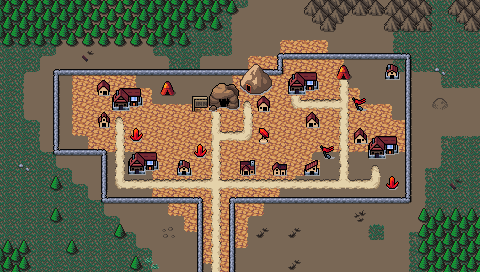

Below is a game level as drawn by its tile map, then a one-line description and the .tmx that defines it (tile-layer data replaced by summaries):
An orthogonal 30x17 tile map with 16x16 px tiles, 4 tile layers (Background, Ground, Foreground, AboveSprites), 3 tilesets and 9 objects.

<map version="1.10" tiledversion="1.11.2" orientation="orthogonal" renderorder="right-down" width="30" height="17" tilewidth="16" tileheight="16" infinite="0" nextlayerid="6" nextobjectid="62">
 <editorsettings>
  <export target="wastetown..tmx" format="tmx" />
 </editorsettings>
 <tileset firstgid="1" source="../../../../common/maps/tileset/main.tsx" />
 <tileset firstgid="10113" source="../../../../common/maps/tileset/buildings.tsx" />
 <tileset firstgid="11905" source="../../../../common/maps/tileset/buildings-nocollide.tsx" />
 <layer id="1" name="Background" width="30" height="17">
  <data>[510 cells, 510 non-empty, 18 distinct tile ids]</data>
 </layer>
 <layer id="2" name="Ground" width="30" height="17">
  <data>[510 cells, 273 non-empty, 47 distinct tile ids]</data>
 </layer>
 <layer id="3" name="Foreground" width="30" height="17">
  <properties>
   <property name="spriteLayer" type="bool" value="true" />
  </properties>
  <data>[510 cells, 162 non-empty, 35 distinct tile ids]</data>
 </layer>
 <layer id="5" name="AboveSprites" width="30" height="17">
  <data>[510 cells, 31 non-empty, 12 distinct tile ids]</data>
 </layer>
 <objectgroup id="4" name="Objects">
  <object id="38" template="../../../../common/maps/obj/entry_up.tx" x="208" y="272" />
  <object id="47" template="../../../../common/maps/obj/inn.tx" x="214" y="114" />
  <object id="48" template="../../../../common/maps/obj/shop.tx" x="160" y="96">
   <properties>
    <property name="commonShopList" value="Mountain" />
    <property name="noRestock" type="bool" value="true" />
   </properties>
  </object>
  <object id="50" template="../../../../common/maps/obj/shardtrader.tx" x="335" y="81">
   <properties>
    <property name="signXOffset" type="float" value="-16" />
    <property name="signYOffset" type="float" value="-8" />
   </properties>
  </object>
  <object id="53" template="../../../../common/maps/obj/shop.tx" x="239" y="100">
   <properties>
    <property name="commonShopList" value="BoosterPackShop,AlphaBoosterPackShop,BetaBoosterPackShop,GammaBoosterPackShop,DeltaBoosterPackShop,RedBoosterPackShop" />
    <property name="mythicShopList" value="" />
    <property name="rareShopList" value="" />
    <property name="uncommonShopList" value="" />
   </properties>
  </object>
  <object id="56" template="../../../../common/maps/obj/shop.tx" x="128.92" y="179.393">
   <properties>
    <property name="commonShopList" value="Legend4Red" />
   </properties>
  </object>
  <object id="59" template="../../../../common/maps/obj/shop.tx" x="111.5" y="116">
   <properties>
    <property name="commonShopList" value="Red,Red,Enchantment4Red,Creature2Red,Instant4Red,Goblin" />
    <property name="mythicShopList" value="Planeswalker,WUBRG,RGU,RWG,RWU,RUB,RWB,RGB,PhyrexianRed" />
    <property name="rareShopList" value="Land4Red,Gruul,Izzet,Rakdos,Boros,Vehicle,Colorless" />
    <property name="uncommonShopList" value="Artifact,Wolf4Red,Devil,Dwarf,Dragon,Sliver2Red,Knight4Red,Soldier4Red,Minotaur,Shaman,Dinosaur4Red,Ogre4Red,Wand,Equip,Multicolor,Giant,SnowShop" />
   </properties>
  </object>
  <object id="60" template="../../../../common/maps/obj/shop.tx" x="369" y="164.5">
   <properties>
    <property name="commonShopList" value="Red,Red,Enchantment4Red,Creature2Red,Instant4Red" />
    <property name="mythicShopList" value="Planeswalker,WUBRG,Vehicle,Artifact,Equip,Wand,Legend4Red" />
    <property name="rareShopList" value="RGU,RWG,RWU,RUB,RWB,RGB,Land4Red,Creature6Red" />
    <property name="uncommonShopList" value="Gruul,Izzet,Rakdos,Boros,Gruul,Izzet,Rakdos,Boros,Land" />
   </properties>
  </object>
  <object id="61" template="../../../../common/maps/obj/shop.tx" x="288.5" y="99">
   <properties>
    <property name="commonShopList" value="Wolf4Red,Goblin,Devil,Dwarf,Dragon,     Sliver2Red,Knight4Red,Soldier4Red,Minotaur,Shaman,Dinosaur4Red,Ogre4Red,Giant" />
    <property name="mythicShopList" value="Planeswalker,WUBRG,Vehicle,Artifact,Equip,Wand,Legend4Red" />
    <property name="rareShopList" value="Gruul,Izzet,Rakdos,Boros,Creature6Red,Multicolor,Land4Red,PhyrexianRed" />
    <property name="uncommonShopList" value="Creature2Red,Creature,Red" />
   </properties>
  </object>
 </objectgroup>
</map>
